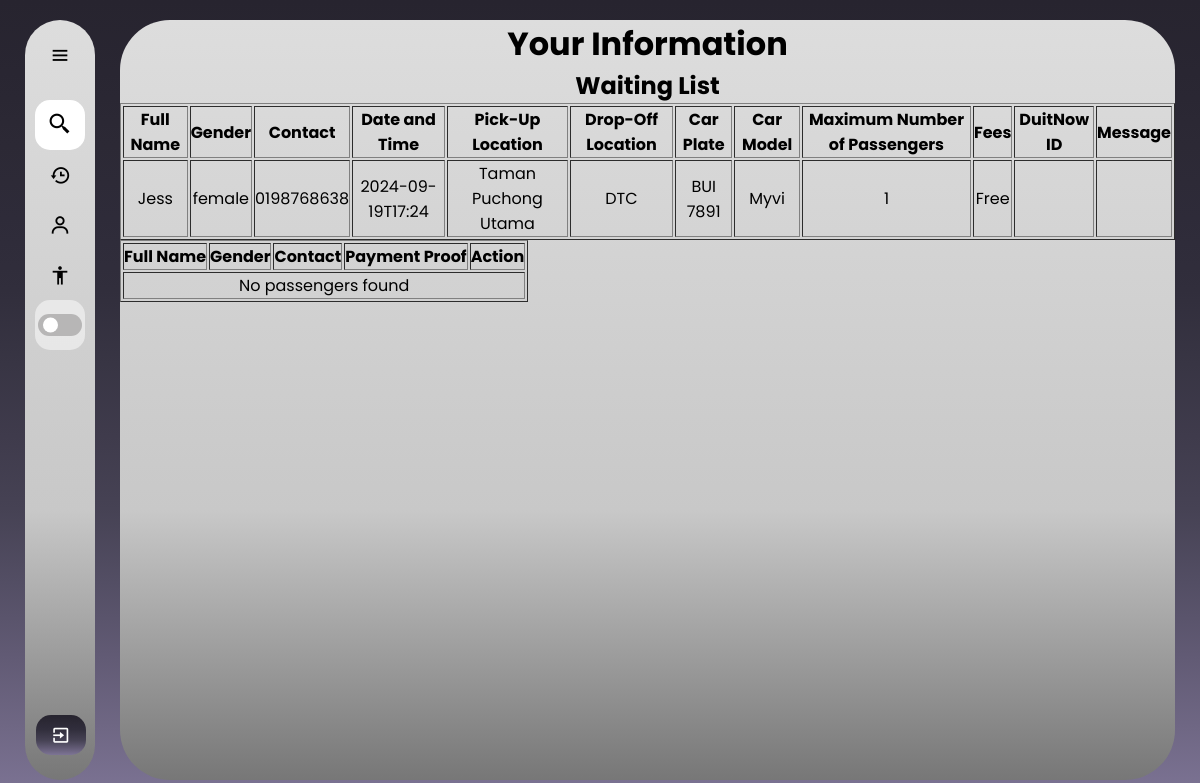
Screenshot of /match_passenger/2 (signed in) with the database file from the repository.
### web/models.py (models this page shows)
class Profile(db.Model):
    id = db.Column(db.Integer, primary_key=True)
    fullName = db.Column(db.String(150))
    gender = db.Column(db.String(100), nullable=False)
    birthyear=db.Column(db.String(15), nullable=False)
    contact = db.Column(db.String(15), nullable=False)
    birthyear = db.Column(db.String(15), nullable=False)
    profile_pic = db.Column(db.String(200), default="default.jpg")  # Make sure this column is present
    user_id = db.Column(db.Integer, db.ForeignKey('user.id'), nullable=False)
    birthyear = db.Column(db.String(15), nullable=False)

class Driverspost(db.Model):
    id = db.Column(db.Integer, primary_key=True)
    dateandTime = db.Column(db.String(50), nullable=False)
    pickup = db.Column(db.String(100), nullable=False)
    pickup_lat = db.Column(db.Float, nullable=True)  # Nullable
    pickup_lng = db.Column(db.Float, nullable=True)  # Nullable
    dropoff = db.Column(db.String(100), nullable=False)
    dropoff_lat = db.Column(db.Float, nullable=True)  # Nullable
    dropoff_lng = db.Column(db.Float, nullable=True)  # Nullable
    carplate = db.Column(db.String(20), nullable=False)
    carmodel = db.Column(db.String(50), nullable=False)
    totalperson = db.Column(db.Integer, nullable=False)
    fees = db.Column(db.String(50), nullable=False)
    duitnowid = db.Column(db.String(50), nullable=True)  # Nullable
    message = db.Column(db.Text, nullable=True)  # Nullable
    status = db.Column(db.String(50), nullable=False)
    user_id = db.Column(db.Integer, db.ForeignKey('user.id'), nullable=False)
    passenger_matches = db.relationship('PassengerMatch', foreign_keys='PassengerMatch.driver_id', backref='driver_post', lazy=True)

### web/routes.py (the view)
@bp.route('/match_passenger/<int:driver_id>')
@login_required
def match_passenger(driver_id):
    profile = Profile.query.filter_by(user_id=current_user.id).first()
    driver = Driverspost.query.get_or_404(driver_id)
    profiles = Profile.query.all()
    profile_dict = {profile.user_id: profile for profile in profiles}
    matches = PassengerMatch.query.filter_by(driver_id=driver_id, status='in_progress').all()
    print(f"Profile dict keys: {profile_dict.keys()}")
    print(f"Driver user ID: {driver.user_id}")
    return render_template(
        'match_passenger.html',
        driver=driver,
        matches=matches,  # Pass the matches to the template
        profile_dict=profile_dict,
        profile=profile
    )

### web/templates/match_passenger.html (shortened to what this page needs)
{% extends "base_driver.html" %}
{% block content %}
<!DOCTYPE html>
<html>
  <head>
    <link rel="stylesheet" href="../static/match_passenger.css">
  </head>
<body>
    <div class="container">
        <div class="header">
            <h1>Your Information</h1>
        </div>
        <table border="1">
            <tr>
                <th>Full Name</th>
                <th>Gender</th>
                <th>Contact</th>
                <th>Date and Time</th>
                <th>Pick-Up Location</th>
                <th>Drop-Off Location</th>
                <th>Car Plate</th>
                <th>Car Model</th>
                <th>Maximum Number of Passengers</th>
                <th>Fees</th>
                <th>DuitNow ID</th>
                <th>Message</th>
            </tr>
            <tr>
                <td>{{ profile_dict[driver.user_id].fullName }}</td>
                <td>{{ profile_dict[driver.user_id].gender }}</td>
                <td>{{ profile_dict[driver.user_id].contact }}</td>
                <td>{{ driver.dateandTime }}</td>
                <td>{{ driver.pickup }}</td>
                <td>{{ driver.dropoff }}</td>
                <td>{{ driver.carplate }}</td>
                <td>{{ driver.carmodel }}</td>
                <td>{{ driver.totalperson }}</td>
                <td>{{ driver.fees }}</td>
                <td>{{ driver.duitnowid }}</td>
                <td>{{ driver.message }}</td>
            </tr>
        <h2>Waiting List</h2>
        <table border="1">
            <tr>
                <th>Full Name</th>
                <th>Gender</th>
                <th>Contact</th>
                <th>Payment Proof</th>
                <th>Action</th>
            </tr>
            {% for match in matches %}
            <tr>
                <td>{{ profile_dict[match.passenger_id].fullName }}</td>
                <td>{{ profile_dict[match.passenger_id].gender }}</td>
                <td>
                    <form action="{{ url_for('main.remove_passenger', passenger_id=match.passenger_id, driver_id=driver.id) }}" method="POST">
                        <input type="submit" value="Remove Passenger" class="btn">
                    </form>
                    <form action="{{ url_for('main.complete_match', match_id=match.id) }}" method="POST">
                        <input type="submit" value="Complete">
                    </form>
                    <form action="{{ url_for('main.confirm_match', match_id=match.id) }}" method="POST">
                        <input type="submit" value="Confirm">
                    </form>
                    <form action="{{ url_for('main.cancel_match', match_id=match.id) }}" method="POST">
                        <input type="submit" value="Cancel">
                    </form>
                </td>
                <td>
                {% if match.payment_proof %}
                    <img src="{{ url_for('static', filename='payment/' ~ match.payment_proof.file_name) }}" alt="Payment Proof" style="width:150px;height:150px;">
                {% else %}
                    Pay By Cash
                {% endif %}
                </td>
            </tr>
            {% else %}
            <tr>
                <td colspan="5">No passengers found</td>
            </tr>
            {% endfor %}
        </table>
    </div>
</body>
</html>
{% endblock %}

### web/static/sidebar.css (style rules this page uses)
* { margin: 0; padding: 0; box-sizing: border-box; font-family: "poppins"; }
:root { --background-color: linear-gradient(to bottom, #27242f, #292632, #2c2935, #2e2b39, #312e3c, #383544, #3f3b4c, #464254, #534e64, #615a74, #6f6784, #7d7495); --box-color: linear-gradient(180deg, #DDDDDD 0%, #C8C8C8 64.5%, #777777 100%); --text-color: black; --toggle-color: white; --mode-background: rgba(255, 255, 255, 0.5); --box-shadow: 5px 5px 10px rgba(0, 0, 0, 0.5); }
body { position: relative; min-height: 100vh; width: 100%; overflow: hidden; background: var(--background-color) fixed; }

### web/static/match_passenger.css (style rules this page uses)
* { margin: 0; padding: 0; box-sizing: border-box; font-family: "poppins"; }
:root { --background-color: linear-gradient(to bottom, #27242f, #292632, #2c2935, #2e2b39, #312e3c, #383544, #3f3b4c, #464254, #534e64, #615a74, #6f6784, #7d7495); --box-color: linear-gradient(180deg, #DDDDDD 0%, #C8C8C8 64.5%, #777777 100%); --text-color: black; --toggle-color: white; --mode-background: rgba(255, 255, 255, 0.5); --box-shadow: 5px 5px 10px rgba(0, 0, 0, 0.5); --box-shadow2: 10px 10px 20px rgba(0, 0, 0, 0.5); --table-header: #2424242f; --table-data: #0000000b; --table-hover: #fff6; --btn: rgba(0, 0, 0, 0.7); }
body { position: relative; min-height: 100vh; width: 100%; }
.container { position: absolute; top: 20px; bottom: 20px; left: 120px; right: 25px; background: var(--box-color); border-radius: 50px; transition: all 0.5s ease; text-align: center; }

### rows the page displays
Profile: fullName "Jess", gender "female", contact "0198768638"
Driverspost: dateandTime "2024-09-19T17:24", pickup "Taman Puchong Utama", dropoff "DTC", carplate "BUI 7891", carmodel "Myvi", totalperson "1", fees "Free"
